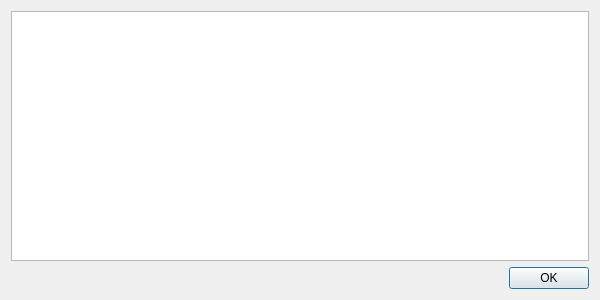
<?xml version="1.0" encoding="UTF-8"?>
<ui version="4.0">
 <class>VMDialog</class>
 <widget class="QDialog" name="VMDialog">
  <property name="geometry">
   <rect>
    <x>0</x>
    <y>0</y>
    <width>600</width>
    <height>300</height>
   </rect>
  </property>
  <property name="minimumSize">
   <size>
    <width>600</width>
    <height>300</height>
   </size>
  </property>
  <property name="windowTitle">
   <string>QRex Virtual Machine</string>
  </property>
  <property name="locale">
   <locale language="English" country="UnitedStates"/>
  </property>
  <layout class="QGridLayout" name="gridLayout">
   <item row="0" column="0">
    <widget class="QPlainTextEdit" name="mainOutput">
     <property name="minimumSize">
      <size>
       <width>0</width>
       <height>0</height>
      </size>
     </property>
     <property name="acceptDrops">
      <bool>false</bool>
     </property>
     <property name="undoRedoEnabled">
      <bool>false</bool>
     </property>
     <property name="textInteractionFlags">
      <set>Qt::TextSelectableByKeyboard|Qt::TextSelectableByMouse</set>
     </property>
    </widget>
   </item>
   <item row="1" column="0">
    <widget class="QDialogButtonBox" name="buttonBox">
     <property name="locale">
      <locale language="English" country="UnitedStates"/>
     </property>
     <property name="orientation">
      <enum>Qt::Horizontal</enum>
     </property>
     <property name="standardButtons">
      <set>QDialogButtonBox::Ok</set>
     </property>
    </widget>
   </item>
  </layout>
 </widget>
 <resources/>
 <connections>
  <connection>
   <sender>buttonBox</sender>
   <signal>accepted()</signal>
   <receiver>VMDialog</receiver>
   <slot>accept()</slot>
   <hints>
    <hint type="sourcelabel">
     <x>248</x>
     <y>254</y>
    </hint>
    <hint type="destinationlabel">
     <x>157</x>
     <y>274</y>
    </hint>
   </hints>
  </connection>
  <connection>
   <sender>buttonBox</sender>
   <signal>rejected()</signal>
   <receiver>VMDialog</receiver>
   <slot>reject()</slot>
   <hints>
    <hint type="sourcelabel">
     <x>316</x>
     <y>260</y>
    </hint>
    <hint type="destinationlabel">
     <x>286</x>
     <y>274</y>
    </hint>
   </hints>
  </connection>
 </connections>
</ui>
